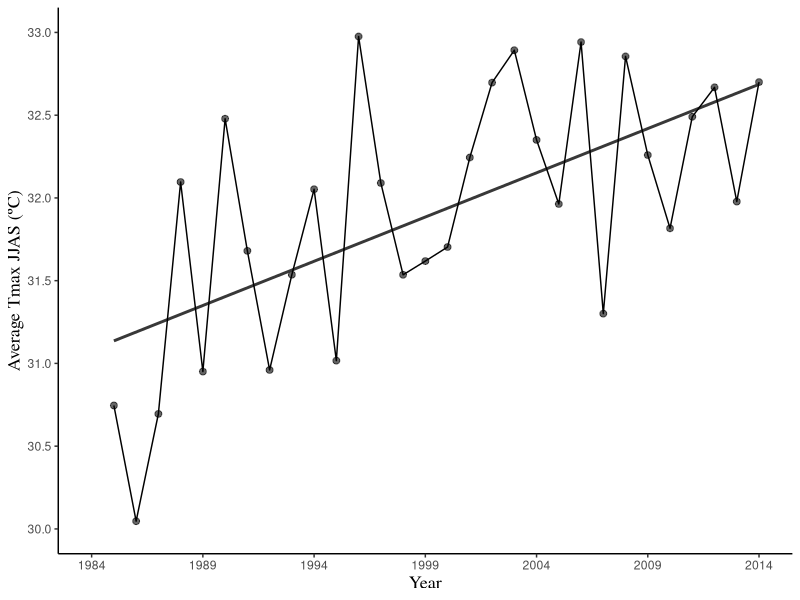

Source code (R): (Note: this script raises an error after producing the figure.)

library(grDevices)
library(tidyverse)
library(lubridate)
library(ggplot2)
library(viridis)
library(viridisLite)
library(ggpubr)

#### Lodi Tmax and Tmin weather records LODI station USC00045032####


### JJAS avg Tmax ####

lodi_weather_records_1985_2015<- read.csv("data/records_weather_lodi_1985_2015.csv")

str(lodi_weather_records_1985_2015)


lodi_weather_records_1985_2015$DATE <- as.Date(lodi_weather_records_1985_2015$DATE)
lodi_weather_records_1985_2015$DATE <-data.frame(date = lodi_weather_records_1985_2015$DATE,
                 year = as.numeric(format(lodi_weather_records_1985_2015$DATE, format = "%Y")),
                 month = as.numeric(format(lodi_weather_records_1985_2015$DATE, format = "%m")),
                 day = as.numeric(format(lodi_weather_records_1985_2015$DATE, format = "%d")))


lodi_weather_records_1985_2015_tmax_JJAS <-lodi_weather_records_1985_2015 %>%
  filter(DATE$month %in% (6:9)) %>%
  mutate(month = DATE$month) %>%
  mutate(year = DATE$year) %>%
  mutate (day = DATE$day) %>%
  mutate(date =DATE$date) %>%
  select(STATION, NAME, year, month, day, date, TMAX, TMIN) %>%
  filter(!is.na(TMAX))

str(lodi_weather_records_1985_2015_tmax_JJAS)
  

lodi_weather_records_1985_2015_tmax_JJAS_avg <- lodi_weather_records_1985_2015_tmax_JJAS %>%
  group_by(year) %>%
  summarise(tmax_avg_year = mean(TMAX))

str(lodi_weather_records_1985_2015_tmax_JJAS_avg)

lodi_weather_records_1985_2015_tmax_JJAS_avg_count_n <- lodi_weather_records_1985_2015_tmax_JJAS %>%
  group_by(year) %>%
  tally()

lodi_weather_records_1985_2015_tmax_JJAS_avg <- ggplot(lodi_weather_records_1985_2015_tmax_JJAS_avg, aes(year,tmax_avg_year)) +
  geom_point(alpha =0.6, size=2,stat = "identity") + 
  theme_classic() +
  scale_x_continuous(breaks=seq(1984, 2014,5), limit = c(1984, 2014))+
  geom_smooth(method = "lm", se =FALSE, color = "grey22", linetype ="solid", formula = y ~ x) +
  geom_line() +
  scale_y_continuous(breaks = seq (30,33,0.5), limit = c(30,33)) +
  ylab("Average Tmax JJAS (ºC)") +
  xlab("Year") +
  theme(axis.title.y = element_text(size=13, family = "serif")) +
  theme(axis.title.x = element_text(size=13, family = "serif")) 


write.csv(lodi_weather_records_1985_2015_tmax_JJAS_avg_count_n,"data_output/lodi_weather_records_1985_2014_tmax_JJAS_avg_count_n.csv")

ggsave(lodi_weather_records_1985_2015_tmax_JJAS_avg, filename = "figures/lodi_weather_records_1985_2015_tmax_JJAS_avg.pdf", device = cairo_pdf, 
       width = 7, height = 6)


#### JJAS Average T min  #####

lodi_weather_records_1985_2015_tmin_JJAS <-lodi_weather_records_1985_2015 %>%
filter(DATE$month %in% (6:9)) %>%
  mutate(month = DATE$month) %>%
  mutate(year = DATE$year) %>%
  mutate (day = DATE$day) %>%
  mutate(date =DATE$date) %>%
  select(STATION, NAME, year, month, day, date, TMAX, TMIN) %>%
  filter(!is.na(TMIN))

str(lodi_weather_records_1985_2015_tmin_JJAS)


lodi_weather_records_1985_2015_tmin_JJAS_avg <- lodi_weather_records_1985_2015_tmin_JJAS %>%
  group_by(year) %>%
  summarise(tmin_avg_year = mean(TMIN))

str(lodi_weather_records_1985_2015_tmin_JJAS_avg)

lodi_weather_records_1985_2015_tmin_JJAS_avg_count_n <- lodi_weather_records_1985_2015_tmin_JJAS %>%
  group_by(year) %>%
  tally()

lodi_weather_records_1985_2015_tmin_JJAS_avg <- ggplot(lodi_weather_records_1985_2015_tmin_JJAS_avg, aes(year,tmin_avg_year)) +
  geom_point(alpha =0.6, size=2,stat = "identity") + 
  theme_classic() +
  scale_x_continuous(breaks=seq(1984, 2014,5), limit = c(1984, 2014))+
  geom_smooth(method = "lm", se =FALSE, color = "grey22", linetype ="solid", formula = y ~ x) +
  geom_line() +
  scale_y_continuous(breaks = seq (10,15,1), limit = c(10,15)) +
  ylab("Average Tmin JJAS (ºC)") +
  xlab("Year") +
  theme(axis.title.y = element_text(size=13, family = "serif")) +
  theme(axis.title.x = element_text(size=13, family = "serif")) 

write.csv(lodi_weather_records_1985_2015_tmin_JJAS_avg_count_n,"data_output/lodi_weather_records_1985_2014_tmin_JJAS_avg_count_n.csv")

ggsave(lodi_weather_records_1985_2015_tmin_JJAS_avg, filename = "figures/lodi_weather_records_1985_2015_tmin_JJAS_avg.pdf", device = cairo_pdf, 
       width = 7, height = 6)


#### Weather data from Stockton airport station ####

#### JJAS tmax avg ####

stockton_weather_records_1989_2019<- read.csv("data/stockton_fire_station_and_airport_weather_data_1985_2020.csv")

str(stockton_weather_records_1989_2019)


stockton_weather_records_1989_2019$DATE <- as.Date(stockton_weather_records_1989_2019$DATE)
stockton_weather_records_1989_2019$DATE <-data.frame(date = stockton_weather_records_1989_2019$DATE,
                                                 year = as.numeric(format(stockton_weather_records_1989_2019$DATE, format = "%Y")),
                                                 month = as.numeric(format(stockton_weather_records_1989_2019$DATE, format = "%m")),
                                                 day = as.numeric(format(stockton_weather_records_1989_2019$DATE, format = "%d")))


stockton_weather_records_1989_2019_tmax_JJAS <-stockton_weather_records_1989_2019 %>%
  filter(DATE$month %in% (6:9)) %>%
  mutate(month = DATE$month) %>%
  mutate(year = DATE$year) %>%
  mutate (day = DATE$day) %>%
  mutate(date =DATE$date) %>%
  select(STATION, NAME, year, month, day, date, TMAX, TMIN) %>%
  filter(!is.na(TMAX))%>%
  filter(NAME == "STOCKTON METROPOLITAN AIRPORT, CA US") %>%
  filter(year >=1989)

str(stockton_weather_records_1989_2019_tmax_JJAS)


stockton_weather_records_1989_2019_tmax_JJAS_avg <- stockton_weather_records_1989_2019_tmax_JJAS %>%
  group_by(year) %>%
  summarise(tmax_avg_year = mean(TMAX))

str(stockton_weather_records_1989_2019_tmax_JJAS_avg)

stockton_weather_records_1989_2019_tmax_JJAS_avg_count_n <- stockton_weather_records_1989_2019_tmax_JJAS %>%
  group_by(year) %>%
  tally()

stockton_weather_records_1989_2019_tmax_JJAS_avg <- ggplot(stockton_weather_records_1989_2019_tmax_JJAS_avg, aes(year,tmax_avg_year)) +
  geom_point(alpha =0.6, size=2,stat = "identity") + 
  theme_classic() +
  scale_x_continuous(breaks=seq(1989, 2019,5), limit = c(1989, 2019))+
  geom_smooth(method = "lm", se =FALSE, color = "grey22", linetype ="solid", formula = y ~ x) +
  geom_line() +
  scale_y_continuous(breaks = seq (31,35.5,0.5), limit = c(31,35.5))

write.csv(stockton_weather_records_1989_2019_tmax_JJAS_avg_count_n,"data_output/lodi_weather_records_1985_2014_tmax_JJAS_avg_count_n.csv")

ggsave(stockton_weather_records_1989_2019_tmax_JJAS_avg, filename = "figures/stockton_weather_records_1989_2019_tmax_JJAS_avg.pdf", device = cairo_pdf, 
       width = 7, height = 6)



####JJAS tmin avg ####


stockton_weather_records_1989_2019_tmin_JJAS <-stockton_weather_records_1989_2019 %>%
  filter(DATE$month %in% (6:9)) %>%
  mutate(month = DATE$month) %>%
  mutate(year = DATE$year) %>%
  mutate (day = DATE$day) %>%
  mutate(date =DATE$date) %>%
  select(STATION, NAME, year, month, day, date, TMAX, TMIN) %>%
  filter(!is.na(TMIN))%>%
  filter(NAME == "STOCKTON METROPOLITAN AIRPORT, CA US") %>%
  filter(year >=1989)

str(stockton_weather_records_1989_2019_tmin_JJAS)


stockton_weather_records_1989_2019_tmin_JJAS_avg <- stockton_weather_records_1989_2019_tmin_JJAS %>%
  group_by(year) %>%
  summarise(tmin_avg_year = mean(TMIN))

str(stockton_weather_records_1989_2019_tmin_JJAS_avg)

stockton_weather_records_1989_2019_tmin_JJAS_avg_count_n <- stockton_weather_records_1989_2019_tmin_JJAS %>%
  group_by(year) %>%
  tally()

stockton_weather_records_1989_2019_tmin_JJAS_avg <- ggplot(stockton_weather_records_1989_2019_tmin_JJAS_avg, aes(year,tmin_avg_year)) +
  geom_point(alpha =0.6, size=2,stat = "identity") + 
  theme_classic() +
  scale_x_continuous(breaks=seq(1989, 2019,5), limit = c(1989, 2019))+
  geom_smooth(method = "lm", se =FALSE, color = "grey22", linetype ="solid", formula = y ~ x) +
  geom_line() +
  scale_y_continuous(breaks = seq (13,16.5,0.5), limit = c(13,16.5))

write.csv(stockton_weather_records_1989_2019_tmin_JJAS_avg_count_n,"data_output/lodi_weather_records_1985_2014_tmin_JJAS_avg_count_n.csv")

ggsave(stockton_weather_records_1989_2019_tmin_JJAS_avg, filename = "figures/stockton_weather_records_1989_2019_tmin_JJAS_avg.pdf", device = cairo_pdf, 
       width = 7, height = 6)

